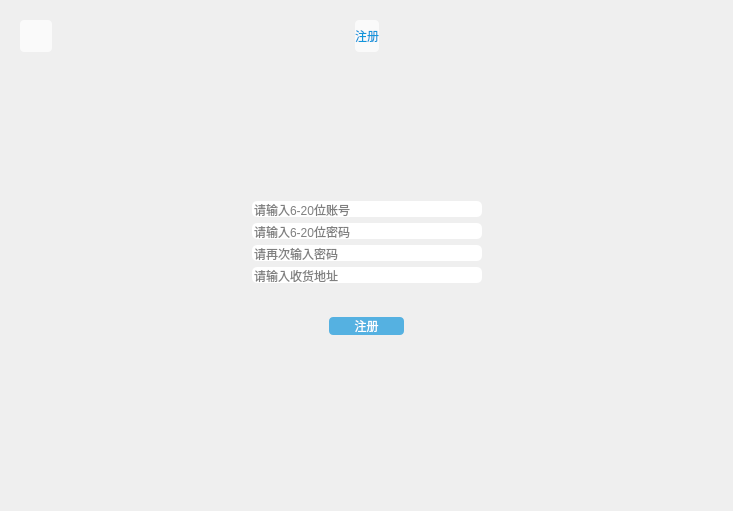
<?xml version="1.0" encoding="UTF-8"?>
<ui version="4.0">
 <class>Registered</class>
 <widget class="QWidget" name="Registered">
  <property name="geometry">
   <rect>
    <x>0</x>
    <y>0</y>
    <width>733</width>
    <height>511</height>
   </rect>
  </property>
  <property name="windowTitle">
   <string>Form</string>
  </property>
  <property name="styleSheet">
   <string notr="true">QLabel,
QPushButton 
{
	border: none;
	color: #1296db;
	font: 14px &quot;微软雅黑&quot;;
}

QLineEdit
{
	border: none;
	color: #000000;
	font: 75 14px &quot;微软雅黑&quot;;
	border-radius: 5px;
	selection-background-color: #def0fe;
	selection-color: #1296db;
}

QPushButton:pressed
{
	color: #ffffff;
}

QMessageBox
{
	border-image: url(:/Images/dialog.jpg);
}</string>
  </property>
  <layout class="QVBoxLayout" name="verticalLayout_3">
   <property name="bottomMargin">
    <number>50</number>
   </property>
   <item>
    <widget class="QWidget" name="widget_5" native="true">
     <layout class="QHBoxLayout" name="horizontalLayout_3">
      <item>
       <widget class="QPushButton" name="backButton">
        <property name="minimumSize">
         <size>
          <width>32</width>
          <height>32</height>
         </size>
        </property>
        <property name="focusPolicy">
         <enum>Qt::NoFocus</enum>
        </property>
        <property name="styleSheet">
         <string notr="true">QPushButton
{
	background-color: rgba(255, 255, 255, 0.7);
    border-radius: 4px;
	border-image: url(:/Images/back.png);
}

QPushButton:pressed
{
	background-color: rgba(255, 255, 255, 0.7);
    border-radius: 4px;
	border-image: url(:/Images/back_pre.png);
}</string>
        </property>
        <property name="text">
         <string/>
        </property>
        <property name="iconSize">
         <size>
          <width>32</width>
          <height>32</height>
         </size>
        </property>
        <property name="flat">
         <bool>true</bool>
        </property>
       </widget>
      </item>
      <item>
       <spacer name="horizontalSpacer_5">
        <property name="orientation">
         <enum>Qt::Horizontal</enum>
        </property>
        <property name="sizeHint" stdset="0">
         <size>
          <width>40</width>
          <height>20</height>
         </size>
        </property>
       </spacer>
      </item>
      <item>
       <widget class="QLabel" name="label">
        <property name="styleSheet">
         <string notr="true">QLabel
{
	background-color: rgba(255, 255, 255, 0.7);
    border-radius: 4px;  
	color: #1296db;
	font: 25px &quot;微软雅黑&quot;;
}</string>
        </property>
        <property name="text">
         <string>注册</string>
        </property>
       </widget>
      </item>
      <item>
       <spacer name="horizontalSpacer_6">
        <property name="orientation">
         <enum>Qt::Horizontal</enum>
        </property>
        <property name="sizeHint" stdset="0">
         <size>
          <width>40</width>
          <height>20</height>
         </size>
        </property>
       </spacer>
      </item>
      <item>
       <widget class="QLabel" name="label_2">
        <property name="minimumSize">
         <size>
          <width>32</width>
          <height>32</height>
         </size>
        </property>
        <property name="text">
         <string/>
        </property>
       </widget>
      </item>
     </layout>
    </widget>
   </item>
   <item>
    <spacer name="verticalSpacer_2">
     <property name="orientation">
      <enum>Qt::Vertical</enum>
     </property>
     <property name="sizeHint" stdset="0">
      <size>
       <width>20</width>
       <height>40</height>
      </size>
     </property>
    </spacer>
   </item>
   <item>
    <widget class="QWidget" name="widget_3" native="true">
     <layout class="QHBoxLayout" name="horizontalLayout">
      <item>
       <spacer name="horizontalSpacer">
        <property name="orientation">
         <enum>Qt::Horizontal</enum>
        </property>
        <property name="sizeHint" stdset="0">
         <size>
          <width>40</width>
          <height>20</height>
         </size>
        </property>
       </spacer>
      </item>
      <item>
       <widget class="QWidget" name="widget_2" native="true">
        <layout class="QVBoxLayout" name="verticalLayout_2">
         <item>
          <widget class="QLineEdit" name="accountEdit">
           <property name="sizePolicy">
            <sizepolicy hsizetype="Minimum" vsizetype="Fixed">
             <horstretch>0</horstretch>
             <verstretch>0</verstretch>
            </sizepolicy>
           </property>
           <property name="minimumSize">
            <size>
             <width>230</width>
             <height>0</height>
            </size>
           </property>
           <property name="maximumSize">
            <size>
             <width>16777215</width>
             <height>16777215</height>
            </size>
           </property>
           <property name="focusPolicy">
            <enum>Qt::StrongFocus</enum>
           </property>
           <property name="maxLength">
            <number>20</number>
           </property>
           <property name="placeholderText">
            <string>请输入6-20位账号</string>
           </property>
           <property name="clearButtonEnabled">
            <bool>false</bool>
           </property>
          </widget>
         </item>
         <item>
          <widget class="QLineEdit" name="passwordEdit">
           <property name="sizePolicy">
            <sizepolicy hsizetype="Minimum" vsizetype="Fixed">
             <horstretch>0</horstretch>
             <verstretch>0</verstretch>
            </sizepolicy>
           </property>
           <property name="minimumSize">
            <size>
             <width>230</width>
             <height>0</height>
            </size>
           </property>
           <property name="maximumSize">
            <size>
             <width>16777215</width>
             <height>16777215</height>
            </size>
           </property>
           <property name="focusPolicy">
            <enum>Qt::StrongFocus</enum>
           </property>
           <property name="maxLength">
            <number>20</number>
           </property>
           <property name="echoMode">
            <enum>QLineEdit::Password</enum>
           </property>
           <property name="placeholderText">
            <string>请输入6-20位密码</string>
           </property>
           <property name="clearButtonEnabled">
            <bool>false</bool>
           </property>
          </widget>
         </item>
         <item>
          <widget class="QLineEdit" name="confirmEdit">
           <property name="sizePolicy">
            <sizepolicy hsizetype="Minimum" vsizetype="Fixed">
             <horstretch>0</horstretch>
             <verstretch>0</verstretch>
            </sizepolicy>
           </property>
           <property name="minimumSize">
            <size>
             <width>230</width>
             <height>0</height>
            </size>
           </property>
           <property name="maximumSize">
            <size>
             <width>16777215</width>
             <height>16777215</height>
            </size>
           </property>
           <property name="focusPolicy">
            <enum>Qt::StrongFocus</enum>
           </property>
           <property name="maxLength">
            <number>20</number>
           </property>
           <property name="echoMode">
            <enum>QLineEdit::Password</enum>
           </property>
           <property name="placeholderText">
            <string>请再次输入密码</string>
           </property>
           <property name="clearButtonEnabled">
            <bool>false</bool>
           </property>
          </widget>
         </item>
         <item>
          <widget class="QLineEdit" name="addressEdit">
           <property name="sizePolicy">
            <sizepolicy hsizetype="Minimum" vsizetype="Fixed">
             <horstretch>0</horstretch>
             <verstretch>0</verstretch>
            </sizepolicy>
           </property>
           <property name="minimumSize">
            <size>
             <width>230</width>
             <height>0</height>
            </size>
           </property>
           <property name="maximumSize">
            <size>
             <width>16777215</width>
             <height>16777215</height>
            </size>
           </property>
           <property name="focusPolicy">
            <enum>Qt::StrongFocus</enum>
           </property>
           <property name="maxLength">
            <number>20</number>
           </property>
           <property name="echoMode">
            <enum>QLineEdit::Normal</enum>
           </property>
           <property name="placeholderText">
            <string>请输入收货地址</string>
           </property>
           <property name="clearButtonEnabled">
            <bool>false</bool>
           </property>
          </widget>
         </item>
        </layout>
       </widget>
      </item>
      <item>
       <spacer name="horizontalSpacer_2">
        <property name="orientation">
         <enum>Qt::Horizontal</enum>
        </property>
        <property name="sizeHint" stdset="0">
         <size>
          <width>40</width>
          <height>20</height>
         </size>
        </property>
       </spacer>
      </item>
     </layout>
    </widget>
   </item>
   <item>
    <widget class="QWidget" name="widget_4" native="true">
     <layout class="QHBoxLayout" name="horizontalLayout_2">
      <item>
       <spacer name="horizontalSpacer_3">
        <property name="orientation">
         <enum>Qt::Horizontal</enum>
        </property>
        <property name="sizeHint" stdset="0">
         <size>
          <width>40</width>
          <height>20</height>
         </size>
        </property>
       </spacer>
      </item>
      <item>
       <widget class="QPushButton" name="registeredButton">
        <property name="minimumSize">
         <size>
          <width>75</width>
          <height>0</height>
         </size>
        </property>
        <property name="focusPolicy">
         <enum>Qt::NoFocus</enum>
        </property>
        <property name="styleSheet">
         <string notr="true">QPushButton 
{
	background-color: rgba(18, 150, 219, 0.7);
    border-radius: 4px;  
	color: #ffffff;
	font: 14px &quot;微软雅黑&quot;;
}  

QPushButton:pressed
{
	background-color: #00aaff;
}</string>
        </property>
        <property name="text">
         <string>注册</string>
        </property>
       </widget>
      </item>
      <item>
       <spacer name="horizontalSpacer_4">
        <property name="orientation">
         <enum>Qt::Horizontal</enum>
        </property>
        <property name="sizeHint" stdset="0">
         <size>
          <width>40</width>
          <height>20</height>
         </size>
        </property>
       </spacer>
      </item>
     </layout>
    </widget>
   </item>
   <item>
    <spacer name="verticalSpacer">
     <property name="orientation">
      <enum>Qt::Vertical</enum>
     </property>
     <property name="sizeHint" stdset="0">
      <size>
       <width>20</width>
       <height>40</height>
      </size>
     </property>
    </spacer>
   </item>
  </layout>
 </widget>
 <resources/>
 <connections/>
</ui>
